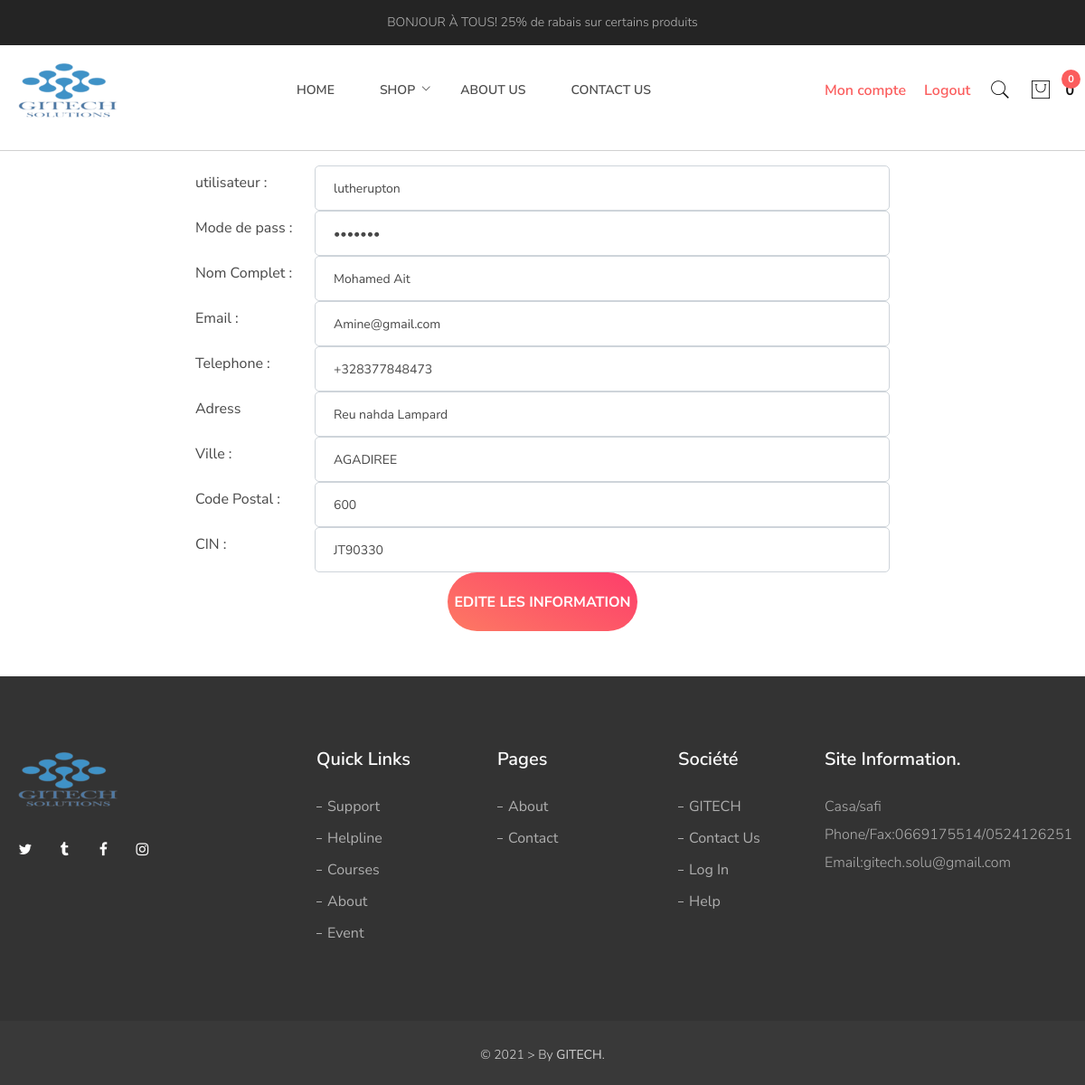
/stageopti/update.php (signed in), run on the app's committed database.
### tables this page shows
CREATE TABLE `tclient` (
  `cuser` varchar(100) NOT NULL,
  `cpassword` varchar(100) DEFAULT NULL,
  `email` varchar(50) DEFAULT NULL,
  `nomc` varchar(50) DEFAULT NULL,
  `adress` varchar(100) DEFAULT NULL,
  `ville` varchar(50) DEFAULT NULL,
  `codepostal` varchar(50) DEFAULT NULL,
  `cin` varchar(50) DEFAULT NULL,
  `tele` varchar(50) DEFAULT NULL,
  PRIMARY KEY (`cuser`),
  UNIQUE KEY `email` (`email`)
);

### stageopti/update.php (the view, shortened to what this page needs)
<!DOCTYPE html>
<html lang="zxx">
<head>
    <link rel="stylesheet" href="assets/css/vendor/bootstrap.min.css" />
    <link rel="stylesheet" href="assets/css/vendor/pe-icon-7-stroke.css" />
    <link rel="stylesheet" href="assets/css/vendor/font.awesome.css" />
    <link rel="stylesheet" href="assets/css/plugins/animate.css" />
    <link rel="stylesheet" href="assets/css/plugins/swiper-bundle.min.css" />
    <link rel="stylesheet" href="assets/css/plugins/jquery-ui.min.css" />
    <link rel="stylesheet" href="assets/css/plugins/nice-select.css" />
    <link rel="stylesheet" href="assets/css/plugins/venobox.css" />
    <link rel="stylesheet" href="assets/css/style.css" />
    <link rel="stylesheet" type="text/css" href="assets/css/commandstl.css">
</head>
<body>
    <?php   include("header.php") ;  ?>
    <?php
$user = $_SESSION["clientuser"];
$clientinfore = $sqlt->query("SELECT * FROM tclient WHERE cuser = '$user'");
$clientinfo = $clientinfore->fetch();
?>
    <hr>
    <div class="cont">
    <form  class="cform" method="POST" action="pages/upclientproc.php">
                    <div class="form-group row">
                         <label for="example-text-input" class="col-2 col-form-label">utilisateur  : </label>
                     <div class="col-10">
                        <input class="form-control" required type="text" placeholder="YounesBouchbouk" id="example-text-input" name="username" value="<?php echo $clientinfo['cuser']  ?>">
                     </div>
                    </div>
                    <div class="form-group row">
                         <label for="example-text-input" class="col-2 col-form-label">Mode de pass  : </label>
                     <div class="col-10">
                        <input class="form-control" required type="password" placeholder="*****" id="example-text-input" name="userpassword" value="<?php echo $clientinfo['cpassword']  ?>">
                     </div>
                    </div>
                    <div class="form-group row">
                         <label for="example-text-input" class="col-2 col-form-label">Nom Complet : </label>
                     <div class="col-10">
                        <input class="form-control" required type="text" placeholder="Younes Bouchbouk" id="example-text-input" name="nomclient" value="<?php echo $clientinfo['nomc']  ?>">
                     </div>
                    </div>
                    <div class="form-group row">
                        <label for="example-search-input" class="col-2 col-form-label">Email :</label>
                     <div class="col-10">
                        <input class="form-control" required type="Email" placeholder="exemple@domain.com" id="example-email-input" name="clientemail" value="<?php echo $clientinfo['email']  ?>">
                     </div>
                    </div>
                <div class="form-group row">
                <label for="example-email-input" class="col-2 col-form-label">Telephone :</label>
                <div class="col-10">
                    <input class="form-control" required type="tel" placeholder="+212 65555555" id="example-email-input" name="clientphone" value="<?php echo $clientinfo['tele']  ?>">
                </div>
                </div>
                <div class="form-group row">
                <label for="example-url-input" class="col-2 col-form-label">Adress</label>
                <div class="col-10">
                    <input class="form-control" required type="text" placeholder="Rue .... quartier .... N" id="example-text-input" name="adressclient" value="<?php echo $clientinfo['adress']  ?>">
                </div>
                </div>
                <div class="form-group row">
                <label for="example-tel-input" class="col-2 col-form-label">Ville :</label>
                <div class="col-10">
                    <input class="form-control" type="text" placeholder="Agadir" id="example-text-input" name="ville" value="<?php echo $clientinfo['ville']  ?>" required>
                </div>
                </div>
                <div class="form-group row">
                <label for="example-url-input" class="col-2 col-form-label">Code Postal :</label>
                <div class="col-10">
                    <input class="form-control" type="text" placeholder="80000" id="example-text-input" name="zipcode"  value="<?php echo $clientinfo['codepostal']  ?>" required>
                </div>
                </div>
                <div class="form-group row">
                <label for="example-password-input" class="col-2 col-form-label">CIN :</label>
                <div class="col-10">
                    <input class="form-control" type="text" placeholder="JC12" id="example-text-input" name="CIN"  value="<?php echo $clientinfo['cin']  ?>" required >
                </div>
                </div>
                <div align="center">
                  <button type="submit"  name="edit" class="btn btn-primary">Edite Les information </button>
                </div>
    </form>
    </div>
    <?php   include("foother.php") ;  ?>
</body>
</html>

### stageopti/assets/css/commandstl.css (style rules this page uses)
.cform { width: 80%; margin: 0 auto; margin-bottom: 50px; }
.cont { width: 80%; margin: 10px auto; }

### data on the page
tclient: username "lutherupton", nomclient "Mohamed Ait", clientemail "Amine@gmail.com", clientphone "+328377848473", adressclient "Reu nahda Lampard", ville "AGADIREE", zipcode "600", CIN "JT90330"
